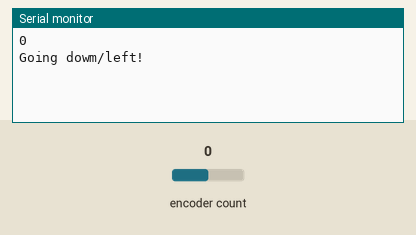
This program was run on a simulated Arduino Leonardo, built with avr-gcc and run on an emulated ATmega32U4. Shown: the last lines printed to the serial monitor. Inputs (shaded band) come from the test bench; at power-on: encoder count 0.

Above: at 1.2 s.
1.3 s: encoder count set to -1
At 2.5 s:
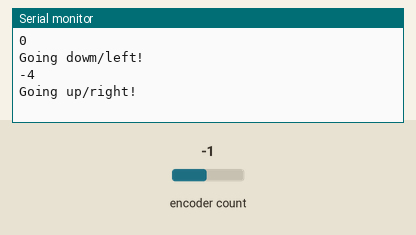
2.8 s: encoder count set to -2
At 3.9 s:
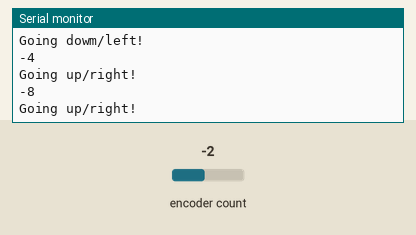

The program:

main.cpp
```cpp
#include <Arduino.h>
#include <Encoder.h>
#include <Keyboard.h>


// Change these two numbers to the pins connected to your encoder.
//   Best Performance: both pins have interrupt capability
//   Good Performance: only the first pin has interrupt capability
//   Low Performance:  neither pin has interrupt capability
Encoder myEnc(2, 3);
//   avoid using pins with LEDs attached

void setup() {
  Serial.begin(9600);
  pinMode(2, INPUT);
  pinMode(3, INPUT);
}

long oldPosition  = -999;

void loop() {
  long newPosition = myEnc.read();
  if (newPosition != oldPosition) {
    while (newPosition < (oldPosition - 3)) {
      oldPosition = newPosition;
      Serial.println(newPosition);
      Serial.println("Going up/right!");
      Keyboard.press(KEY_RIGHT_ARROW);
      Keyboard.releaseAll();
    }
    while (newPosition > (oldPosition + 3)) {
      oldPosition = newPosition;
      Serial.println(newPosition);
      Serial.println("Going dowm/left!");
      Keyboard.press(KEY_LEFT_ARROW);
      Keyboard.releaseAll();
    }
  }
}
```

Measured:
- after the input at 1.3 s, the serial monitor: prints a new line at once (image 1)
- after the input at 2.8 s, the serial monitor: prints a new line at once (image 2)
